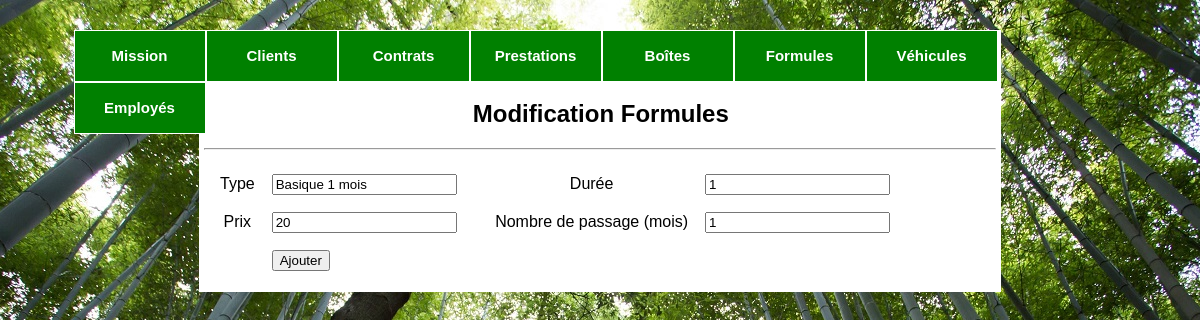
/gestionFormules.php?formule_id=1, run on the app's committed database.
### tables this page shows
CREATE TABLE IF NOT EXISTS `formule` (
  `formule_id` INT UNSIGNED NOT NULL AUTO_INCREMENT,
  `type` VARCHAR(45) NOT NULL,
  `duree_mois` INT(3) UNSIGNED NOT NULL DEFAULT 1,
  `prix` INT(4) UNSIGNED NOT NULL,
  `nombre_passage_mois` TINYINT(2) UNSIGNED NOT NULL DEFAULT 1,
  `last_update` TIMESTAMP NOT NULL DEFAULT CURRENT_TIMESTAMP,
  PRIMARY KEY (`formule_id`),
  UNIQUE INDEX `option_id_UNIQUE` (`formule_id` ASC));

### includes/include.php (called while the page is built, shortened)
<?php
    function connexion($requete, $type_req)
    {
        try
        {
            $connexion = new PDO('mysql:host=localhost; dbname=oust','root', 'root');
            $connexion->setAttribute(PDO::ATTR_ERRMODE, PDO::ERRMODE_EXCEPTION);
        }
        catch (Exception $e)
        {
            echo 'Une erreur est survenue lors de la connexion à la base de données.'.$e->getMessage();
            die();
        }
        if ($type_req == 'select')
        {
            $resultats = $connexion->query("$requete");
        }
        else
        {
            $resultats = $connexion->exec("$requete");
        }
        return $resultats;
    }
?>

### gestionFormules.php (the view, shortened to what this page needs)
<!DOCTYPE html>
<?php
    include ('includes/include.php');
    extract(@$_GET);
?>
<html lang="fr">
    <head>
        <link href="css/oust.css" rel="stylesheet" type="text/css" media="all">
    </head>
    <body>
        <?php include 'menu.php'; ?>
        <div id="wrapper">
            <?php
                if(isset($formule_id))
                {
                    $ActionClient = 'Modification Formules';
                    $reqSQL = 'SELECT *
                               FROM formule
                               WHERE formule_id="'.$formule_id.'";';
                    $resSQL = connexion($reqSQL, 'select');
                    $ligneSQL = $resSQL->fetch();
                    $fileFormule = 'updateFormules.php?formule_id='.$formule_id;
                }
                else
                {
                    $ActionClient = 'Ajout Formule';
                    $fileFormule = 'ajoutFormules.php';
                }
                echo '<h2>'.$ActionClient.'</h2><hr>';
            ?>
           <form method="post" action="<?php echo @$fileFormule; ?>">
                <table>
                    <tr>
                        <td>Type</td>
                        <td>
                            <input type="text" name="ftype"
                                <?php
                                    if(isset($formule_id))
                                        echo ' value="'.$ligneSQL['type'].'"';
                                ?>
                            />
                        </td>
                        <td>&nbsp;</td>
                        <td>Dur&eacutee</td>
                        <td>
                            <input type="text" name="fduree_mois"
                                <?php
                                    if(isset($formule_id))
                                        echo ' value="'.$ligneSQL['duree_mois'].'"';
                                ?>
                            />
                        </td>
                    </tr>
                    <tr>
                        <td>Prix</td>
                        <td>
                            <input type="text" name="fprix"
                                <?php
                                    if(isset($formule_id))
                                        echo ' value="'.$ligneSQL['prix'].'"';
                                ?>
                            />
                        </td>
                        <td>&nbsp;</td>
                        <td>Nombre de passage (mois)</td>
                        <td>
                            <input type="text" name="fnombre_passage_mois"
                                <?php
                                    if(isset($formule_id))
                                        echo ' value="'.$ligneSQL['nombre_passage_mois'].'"';
                                ?>
                            />
                        </td>
                    </tr>
                    <tr>
                        <td></td>
                        <td align="left">
                            <input type="submit" name="button"
                                <?php
                                    if(isset($boite_id))
                                        echo ' value="Modifier"';
                                    else
                                        echo ' value="Ajouter"';
                                ?>
                            />
                        </td>
                    </tr>
                </table>
            </form>
        </div>
    </body>
</html>

### css/oust.css (style rules this page uses)
body { background-image: url("../images/background-arbre.jpg"); background-repeat: no-repeat; background-attachment: fixed; width: 100%; height: 100%; background-position: top center; position: relative; margin: auto; }
table { border-spacing: 15px; }
#wrapper { background: white; margin: auto; margin-top: 30px; margin-bottom: 30px; width: 792px; text-align: center; padding: 50px 5px 5px 5px; }

### data on the page
formule: ftype "Basique 1 mois", fduree_mois "1", fprix "20", fnombre_passage_mois "1"

### other printed values
$ActionClient "Modification Formules"
